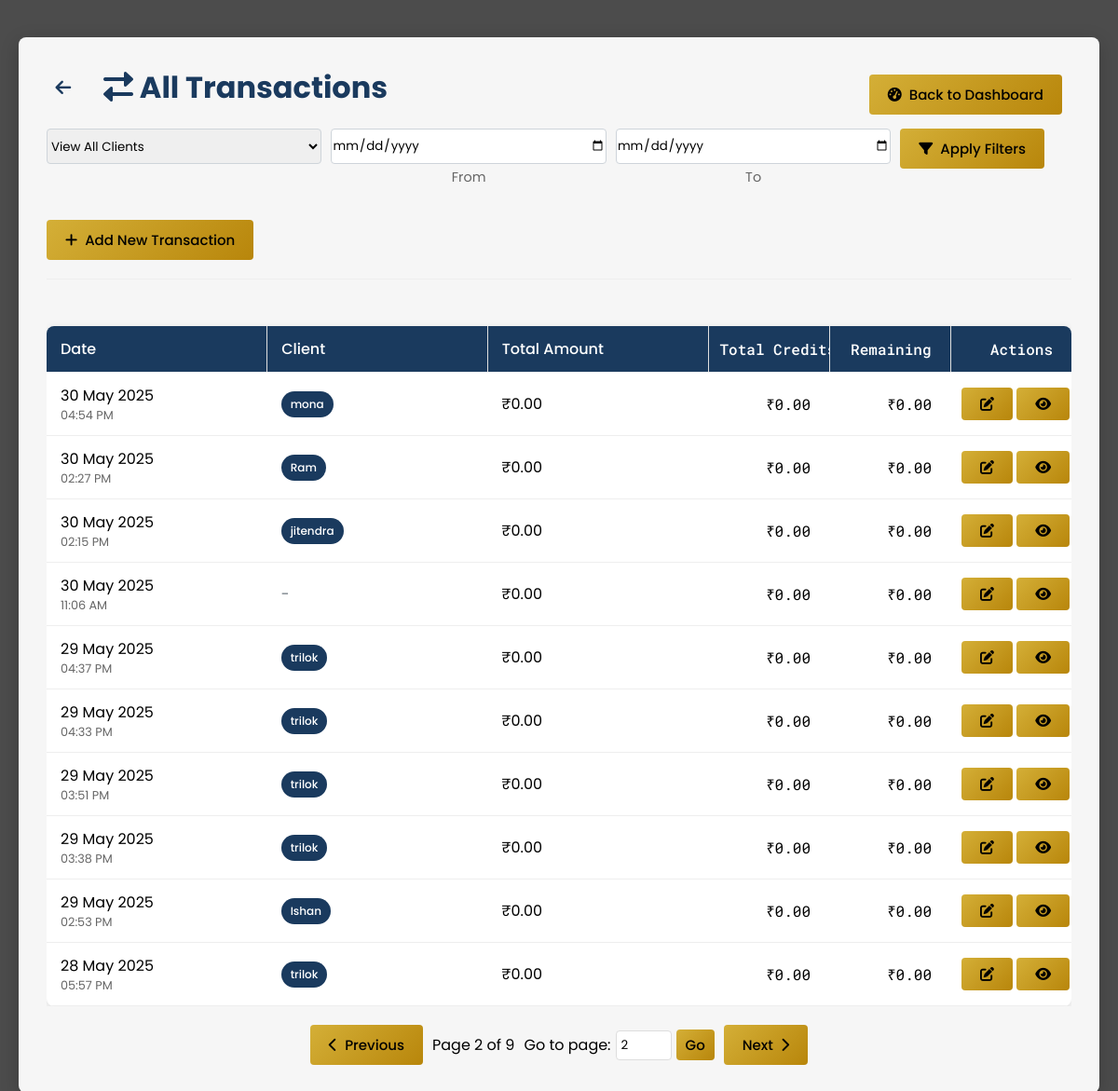
/transactions?page=2 (signed in), run on the app's committed database.
### models.py (models this page shows, shortened)
class Transaction(db.Model):
    __tablename__ = 'transactions'
    id = db.Column(db.Integer, primary_key=True)
    date = db.Column(db.DateTime, nullable=False, default=datetime.utcnow)
    name = db.Column(db.String(200), nullable=False)
    description = db.Column(db.Text, nullable=True)
    total_amount = db.Column(db.Integer, default=0)  # Storing in paise (1/100 of a rupee)
    token_amount = db.Column(db.Integer, default=0)  # Storing in paise (1/100 of a rupee)
    debit_amount = db.Column(db.Integer, default=0)  # Storing in paise (1/100 of a rupee)
    credit_amount = db.Column(db.Integer, default=0)  # Storing in paise (1/100 of a rupee)
    remaining_balance = db.Column(db.Integer, default=0)  # Storing in paise (1/100 of a rupee)
    client_id = db.Column(db.Integer, db.ForeignKey('clients.id'), nullable=True)
    created_at = db.Column(db.DateTime, default=datetime.utcnow)
    updated_at = db.Column(db.DateTime, default=datetime.utcnow, onupdate=datetime.utcnow)
    working_stages = db.relationship('WorkingStage', backref='transaction', cascade='all, delete-orphan', lazy=True)
    client = db.relationship('Client', backref='transactions')

class Client(db.Model):
    __tablename__ = 'clients'
    id = db.Column(db.Integer, primary_key=True)
    client_id = db.Column(db.String(20), unique=True, nullable=False, index=True)
    name = db.Column(db.String(100), nullable=False)
    _client_type = db.Column('client_type', db.Enum('Individual', 'Corporate', name='client_type'), nullable=False, default='Individual')
    @property
    def client_type(self):
        return self._client_type
    @client_type.setter
    def client_type(self, value):
        if value:
            value = value.strip().title()
            if value not in ['Individual', 'Corporate']:
                value = 'Individual'  # Default to Individual if invalid
        self._client_type = value
    email = db.Column(db.String(120), unique=True, nullable=True)
    phone = db.Column(db.String(20), nullable=True)
    address = db.Column(db.Text, nullable=True)
    city = db.Column(db.String(50), nullable=True)
    state = db.Column(db.String(50), nullable=True)
    country = db.Column(db.String(50), nullable=True, default='India')
    postal_code = db.Column(db.String(20), nullable=True)
    _status = db.Column('status', db.Enum('Active', 'Pending', 'Inactive', name='client_status'), default='Active')
    @property
    def status(self):
        return self._status
    @status.setter
    def status(self, value):
        if value:
            value = value.strip().title()
            if value not in ['Active', 'Pending', 'Inactive']:
                value = 'Active'  # Default to Active if invalid
        self._status = value
    balance = db.Column(db.Integer, default=0)  # Storing in paise (1/100 of a rupee)
    notes = db.Column(db.Text, nullable=True)
    created_at = db.Column(db.DateTime, default=datetime.utcnow)
    updated_at = db.Column(db.DateTime, default=datetime.utcnow, onupdate=datetime.utcnow)

### app.py (the view)
@app.route('/transactions')
@login_required
def transactions():
    from datetime import datetime, timedelta, timezone
    import pytz
    client_id = request.args.get('client_id', type=int)
    start_date_str = request.args.get('start_date')
    end_date_str = request.args.get('end_date')
    page = request.args.get('page', 1, type=int)
    per_page = 10
    query = db.session.query(Transaction)
    if client_id:
        query = query.filter(Transaction.client_id == client_id)
    try:
        if start_date_str:
            start_date = datetime.strptime(start_date_str, '%Y-%m-%d').date()
            query = query.filter(Transaction.date >= start_date)
        if end_date_str:
            end_date = datetime.strptime(end_date_str, '%Y-%m-%d').date() + timedelta(days=1)
            query = query.filter(Transaction.date < end_date)
    except ValueError as e:
        print(f"Error parsing dates: {e}")
    total_transactions = query.count()
    transactions_pagination = query.order_by(Transaction.date.desc(), Transaction.id.desc()).paginate(page=page, per_page=per_page, error_out=False)
    all_transactions_query = query.order_by(Transaction.client_id, Transaction.date.asc(), Transaction.id.asc())
    all_transactions = all_transactions_query.all()
    client_balances = {}
    transaction_balances = {}
    for transaction in all_transactions:
        client_id = transaction.client_id
        if client_id not in client_balances:
            client_balances[client_id] = 0
        client_balances[client_id] += (transaction.credit_amount - transaction.debit_amount)
        transaction_balances[transaction.id] = client_balances[client_id]
    paginated_transactions = query.order_by(Transaction.date.desc(), Transaction.id.desc())\
                                .paginate(page=page, per_page=per_page, error_out=False)
    transactions = []
    for transaction in paginated_transactions.items:
        transaction.balance = transaction_balances.get(transaction.id, 0)
        total_credits = transaction.token_amount
        working_stages = WorkingStage.query.filter_by(transaction_id=transaction.id).all()
        for stage in working_stages:
            total_credits += stage.amount
        transaction.total_credits = total_credits
        transaction.working_stages = working_stages
        transactions.append(transaction)
    clients = Client.query.order_by(Client.name).all()
    print(f"SQL Query: {query.statement}")
    print(f"Found {len(transactions)} transactions")
    return render_template('transactions.html',
                         transactions=transactions,
                         transactions_pagination=transactions_pagination,
                         clients=clients,
                         selected_client_id=str(client_id) if client_id else None,
                         start_date=start_date_str if start_date_str else '',
                         end_date=end_date_str if end_date_str else '',
                         pytz=pytz)

### templates/transactions.html (shortened to what this page needs)
<!DOCTYPE html>
<html lang="en">
<head>
    <link rel="stylesheet" href="https://cdnjs.cloudflare.com/ajax/libs/font-awesome/6.0.0-beta3/css/all.min.css">
</head>
<body>
    <div class="container">
        <div class="header" style="position: relative;">
            <div class="header-title">
                <a href="#" class="back-link" title="Go back" onclick="window.history.back(); return false;">
                    <i class="fas fa-arrow-left"></i>
                </a>
                <h1 style="display: inline-block; margin-left: 10px;"><i class="fas fa-exchange-alt"></i>
                    {% if selected_client_id %}
                        {% set client = clients|selectattr('id', 'equalto', selected_client_id)|list %}
                        {{ client[0].name if client else 'All' }} Transactions
                    {% else %}
                        All Transactions
                    {% endif %}
                </h1>
            </div>
            <a href="{{ url_for('home') }}" class="btn" style="position: absolute; top: 0; right: 0; margin: 10px;">
                <i class="fas fa-tachometer-alt"></i> Back to Dashboard
            </a>
            <div class="header-actions">
                <form method="get" action="{{ url_for('transactions') }}" class="filter-form" id="filterForm">
                    <div class="filter-row">
                        <div class="input-group">
                            <select name="client_id" id="clientFilter" class="form-select" onchange="this.form.submit()">
                                <option value="">View All Clients</option>
                            </select>
                        </div>
                        <div class="input-group" style="display: flex; flex-direction: column;">
                            <input type="date" name="start_date" class="form-control" value="{{ request.args.get('start_date', '') }}" placeholder="From date">
                            <div style="text-align: center; margin-top: 4px; font-size: 0.9em; color: #666;">From</div>
                        </div>
                        <div class="input-group" style="display: flex; flex-direction: column;">
                            <input type="date" name="end_date" class="form-control" value="{{ request.args.get('end_date', '') }}" placeholder="To date">
                            <div style="text-align: center; margin-top: 4px; font-size: 0.9em; color: #666;">To</div>
                        </div>
                        <div class="filter-buttons">
                            <button type="submit" class="btn">
                                <i class="fas fa-filter"></i> Apply Filters
                            </button>
                        </div>
                    </div>
                </form>
                <a href="{{ url_for('new_transaction') }}" class="btn" style="background: linear-gradient(135deg, var(--secondary-color), var(--accent-color)); color: #000;">
                    <i class="fas fa-plus"></i> Add New Transaction
                </a>
            </div>
        </div>
        {% if transactions %}
            <div style="overflow-x: auto;">
                <table class="transactions-table">
                    <thead>
                        <tr>
                            <th>Date</th>
                            <th>Client</th>
                            <th>Total Amount</th>
                            <th>Total Credits</th>
                            <th>Remaining</th>
                            <th>Actions</th>
                        </tr>
                    </thead>
                    <tbody>
                        {% for transaction in transactions %}
                            <tr>
                                <td>
                                    {% if transaction.date %}
                                        <div>{{ transaction.date.strftime('%d %b %Y') }}</div>
                                        <div style="font-size: 0.8em; color: #666;">{{ transaction.date.strftime('%I:%M %p') }}</div>
                                    {% else %}
                                        -
                                    {% endif %}
                                </td>
                                <td>
                                    {% if transaction.client %}
                                        <span class="badge" style="background-color: #1a3a5e; color: white;">
                                            {{ transaction.client.name }}
                                        </span>
                                    {% else %}
                                        <span style="color: #6c757d;">-</span>
                                    {% endif %}
                                </td>
                                <td>₹{{ "{0:,.2f}".format(transaction.total_amount / 100) if transaction.total_amount else '0.00' }}</td>
                                <td>₹{{ "{0:,.2f}".format(transaction.total_credits / 100) if transaction.total_credits else '0.00' }}</td>
                                <td class="{% if transaction.remaining_balance < 0 %}text-danger{% endif %}">
                                    ₹{{ "{0:,.2f}".format(transaction.remaining_balance / 100) if transaction.remaining_balance is not none else '0.00' }}
                                </td>
                                <td>
                                    <div class="btn-group" role="group" aria-label="Transaction actions">
                                        <a href="{{ url_for('edit_transaction', transaction_id=transaction.id) }}" class="btn btn-sm btn-outline-primary" title="Edit">
                                            <i class="fas fa-edit"></i>
                                        </a>
                                        <button class="btn btn-sm btn-outline-secondary show-more-btn" data-transaction-id="{{ transaction.id }}" title="View Details">
                                            <i class="fas fa-eye"></i>
                                        </button>
                                    </div>
                                </td>
                            </tr>
                        {% endfor %}
                    </tbody>
                </table>
            </div>
            <div class="pagination" style="margin-top: 20px; display: flex; justify-content: center; gap: 10px; align-items: center;">
                {% if transactions_pagination.has_prev %}
                    <a href="{{ url_for('transactions', page=transactions_pagination.prev_num, client_id=request.args.get('client_id'), start_date=request.args.get('start_date'), end_date=request.args.get('end_date')) }}" class="btn">
                        <i class="fas fa-chevron-left"></i> Previous
                    </a>
                {% endif %}
                <div class="pagination-info" style="display: flex; align-items: center; gap: 10px;">
                    <span>Page {{ transactions_pagination.page }} of {{ transactions_pagination.pages if transactions_pagination.pages > 0 else 1 }}</span>
                    {% if transactions_pagination.pages > 1 %}
                    <div class="page-jump" style="display: flex; align-items: center; gap: 5px;">
                        <span>Go to page:</span>
                        <input type="number" id="pageInput" min="1" max="{{ transactions_pagination.pages }}" value="{{ transactions_pagination.page }}" style="width: 60px; padding: 5px; border: 1px solid #ddd; border-radius: 4px;">
                        <button onclick="goToPage()" class="btn" style="padding: 5px 10px;">Go</button>
                    </div>
                    {% endif %}
                </div>
                {% if transactions_pagination.has_next %}
                    <a href="{{ url_for('transactions', page=transactions_pagination.next_num, client_id=request.args.get('client_id'), start_date=request.args.get('start_date'), end_date=request.args.get('end_date')) }}" class="btn">
                        Next <i class="fas fa-chevron-right"></i>
                    </a>
                {% endif %}
            </div>
        {% endif %}
    </div>
</body>
</html>

### data on the page
Transaction: total_amount "0.00", total_credits "0.00", remaining_balance "0.00"
Transaction: total_amount "0.00", total_credits "0.00", remaining_balance "0.00"
Transaction: total_amount "0.00", total_credits "0.00", remaining_balance "0.00"
Transaction: total_amount "0.00", total_credits "0.00", remaining_balance "0.00"
Transaction: total_amount "0.00", total_credits "0.00", remaining_balance "0.00"
Transaction: total_amount "0.00", total_credits "0.00", remaining_balance "0.00"
Transaction: total_amount "0.00", total_credits "0.00", remaining_balance "0.00"
Transaction: total_amount "0.00", total_credits "0.00", remaining_balance "0.00"
Transaction: total_amount "0.00", total_credits "0.00", remaining_balance "0.00"
Transaction: total_amount "0.00", total_credits "0.00", remaining_balance "0.00"

### other printed values
{{ client[0].name if client else 'All' }} "All"
{{ transactions_pagination.page }} "2"
